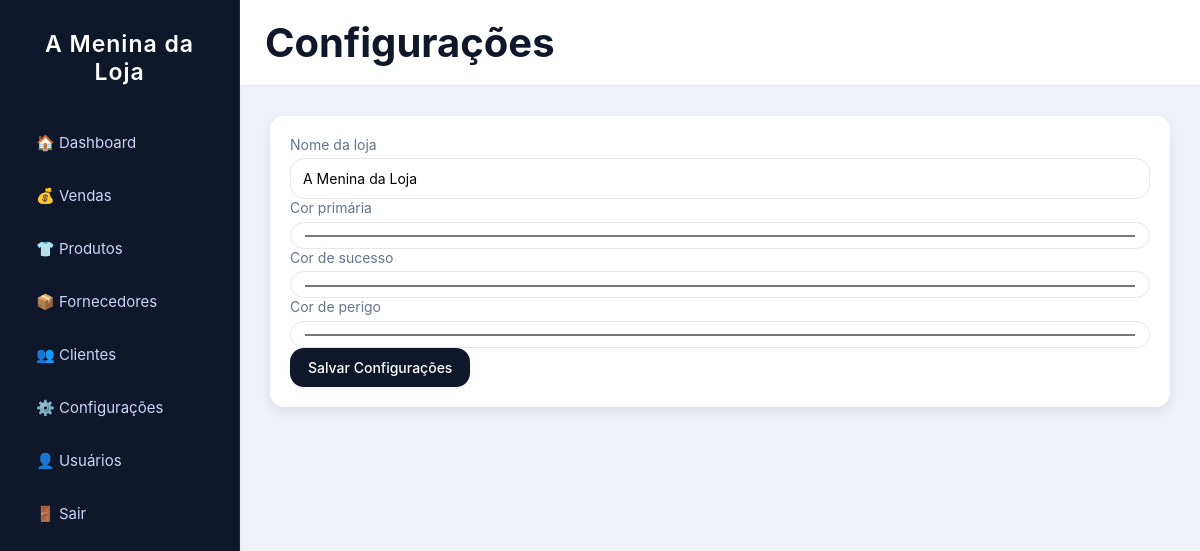
Screenshot of /configuracoes (signed in) with the database file from the repository.
### app.py (models this page shows)
class Configuracao(db.Model):
    id = db.Column(db.Integer, primary_key=True)
    nome_loja = db.Column(db.String(100), default="A Menina da Loja")
    cor_primaria = db.Column(db.String(7), default="#2563eb")  # hexadecimal
    cor_sucesso = db.Column(db.String(7), default="#16a34a")
    cor_perigo = db.Column(db.String(7), default="#dc2626")

### app.py (the view, shortened to what this page needs)
@app.route("/configuracoes", methods=["GET", "POST"])
@login_required
def configuracoes():
    config = Configuracao.query.first()  # pega a única configuração
    return render_template("configuracoes.html", config=config)

### app.py (called while the page is built)
@login_manager.user_loader
def load_user(user_id):
    return Usuario.query.get(int(user_id))

@app.context_processor
def inject_config():
    config = Configuracao.query.first()
    return dict(config=config)

### templates/configuracoes.html (shortened to what this page needs)
{% extends "base.html" %}
{% block header %}Configurações{% endblock %}
{% block content %}
<div class="card">
    <form method="POST">
        <label>Nome da loja</label>
        <input type="text" name="nome_loja" value="{{ config.nome_loja }}" required>
        <label>Cor primária</label>
        <input type="color" name="cor_primaria" value="{{ config.cor_primaria }}">
        <label>Cor de sucesso</label>
        <input type="color" name="cor_sucesso" value="{{ config.cor_sucesso }}">
        <label>Cor de perigo</label>
        <input type="color" name="cor_perigo" value="{{ config.cor_perigo }}">
        <button type="submit">Salvar Configurações</button>
    </form>
</div>
{% endblock %}

### templates/base.html (shortened to what this page needs)
<!DOCTYPE html>
<html lang="pt-br">
<head>
    <link rel="stylesheet" href="{{ url_for('static', filename='style.css') }}">
</head>
<body>
<div class="wrapper">
    <aside class="sidebar" id="sidebar">
        <h2 class="logo">
            {{ config.nome_loja }}
        </h2>
        <nav class="menu">
            <a href="{{ url_for('dashboard') }}">🏠 Dashboard</a>
            <a href="{{ url_for('listar_vendas') }}">💰 Vendas</a>
            <a href="{{ url_for('listar_produtos') }}">👕 Produtos</a>
            <a href="#">📦 Fornecedores</a>
            <a href="#">👥 Clientes</a>
            <a href="{{ url_for('configuracoes') }}">⚙️ Configurações</a>
            <a href="{{ url_for('configuracoes_usuarios') }}">👤 Usuários</a>
        </nav>
        <a class="logout" href="{{ url_for('logout') }}">🚪 Sair</a>
    </aside>
    <main class="main">
        <header class="topbar">
            <h1>{% block header %}{% endblock %}</h1>
        </header>
        <section class="content">
            {% block content %}{% endblock %}
        </section>
    </main>
</div>
</body>
</html>

### static/style.css (style rules this page uses)
* { margin: 0; padding: 0; box-sizing: border-box; font-family: "Inter", system-ui, -apple-system, BlinkMacSystemFont, sans-serif; -webkit-font-smoothing: antialiased; }
:root { --bg: #eef1f7; --sidebar: #0f172a; --sidebar-hover: #1e293b; --primary: #2563eb; --primary-light: #3b82f6; --success: #16a34a; --danger: #dc2626; --text: #0f172a; --muted: #64748b; --card: #ffffff; --border: #e5e7eb; --shadow-card: 0 4px 12px rgba(0,0,0,0.08); --shadow-soft: 0 2px 6px rgba(0,0,0,0.05); --radius: 14px; --transition: 0.25s ease; }
body { background: var(--bg); color: var(--text); transition: background var(--transition); }
.wrapper { display: flex; min-height: 100vh; overflow-x: hidden; }
.sidebar { width: 240px; background: var(--sidebar); color: #fff; padding: 30px 22px; display: flex; flex-direction: column; border-right: 1px solid rgba(255,255,255,0.08); box-shadow: var(--shadow-soft); transition: var(--transition); }
.sidebar h2 { text-align: center; margin-bottom: 35px; font-size: 23px; letter-spacing: 1px; font-weight: 600; }
.sidebar a { color: #cbd5f5; text-decoration: none; padding: 12px 14px; border-radius: var(--radius); margin-bottom: 10px; display: flex; align-items: center; gap: 10px; font-size: 15px; transition: var(--transition); }
.main { flex: 1; display: flex; flex-direction: column; transition: var(--transition); }
.topbar { background: #fff; padding: 18px 25px; border-bottom: 1px solid var(--border); font-size: 21px; font-weight: 600; position: sticky; top: 0; z-index: 10; }
.content { padding: 30px; }
.card { background: var(--card); border-radius: var(--radius); padding: 20px; box-shadow: var(--shadow-card); transition: var(--transition); }
form label { font-size: 14px; color: var(--muted); display: block; margin-bottom: 5px; }
input, select { width: 100%; padding: 11px 12px; border-radius: var(--radius); border: 1px solid var(--border); background: #fff; font-size: 14px; transition: border var(--transition), box-shadow var(--transition); }
button, .btn-primary { border-radius: var(--radius); font-size: 14px; font-weight: 500; padding: 11px 18px; transition: var(--transition); cursor: pointer; box-shadow: var(--shadow-soft); }
button { background: var(--primary); color: #fff; border: none; }

### rows the page displays
Configuracao: nome_loja "A Menina da Loja", cor_primaria "#0f172a", cor_sucesso "#000000", cor_perigo "#000000"
